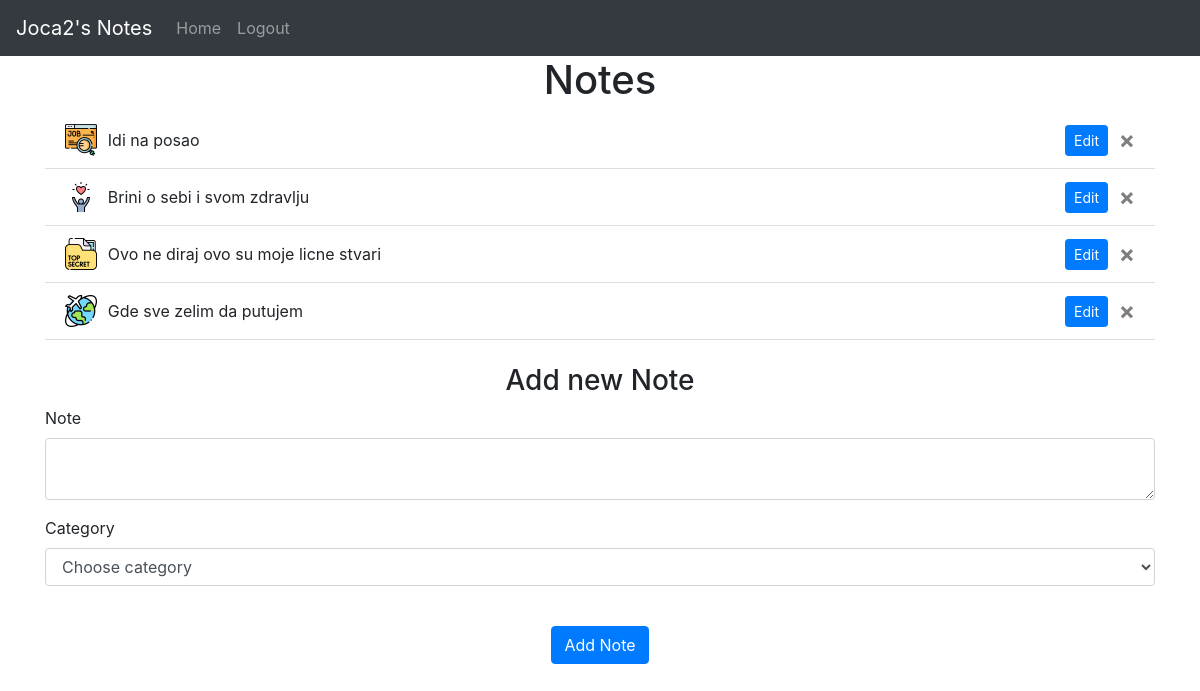
Page / (signed in) on the earlier database version.
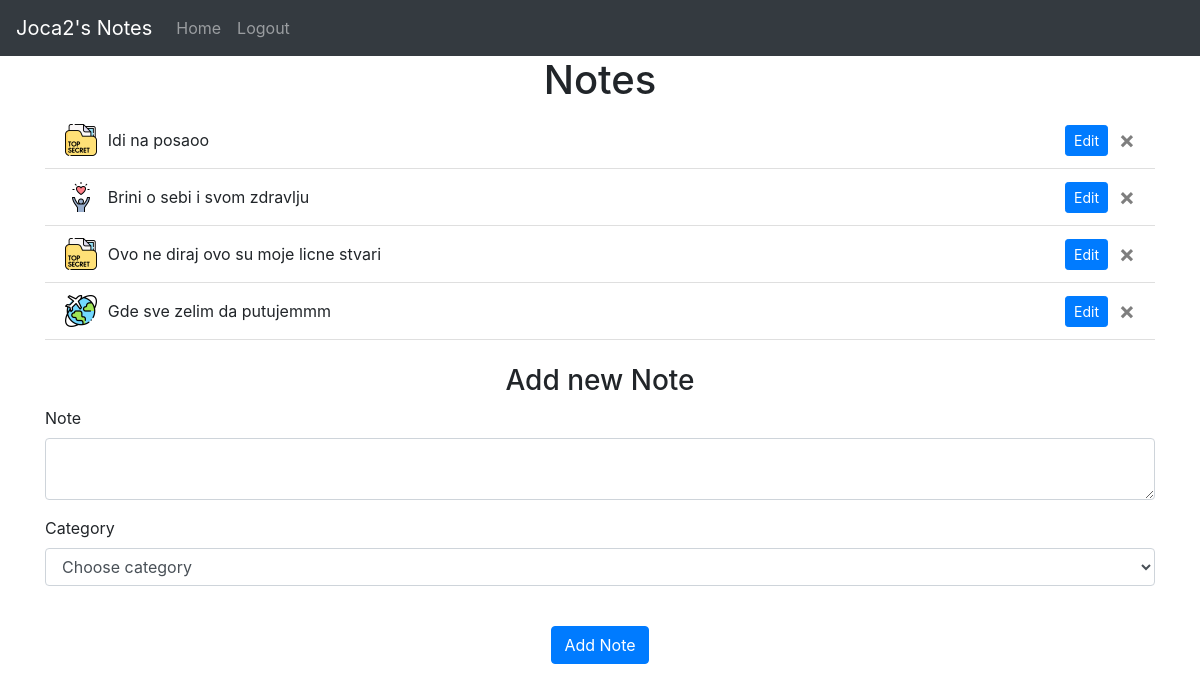
Same page on the later database version.
### webiste/models.py (models this page shows)
class User(db.Model, UserMixin):
    id = db.Column(db.Integer, primary_key=True)
    email = db.Column(db.String(150), unique=True)
    password = db.Column(db.String(150))
    first_name = db.Column(db.String(150))
    notes = db.relationship('Note')

class Note(db.Model):
    id = db.Column(db.Integer, primary_key=True)
    data = db.Column(db.String(10000))
    isDone=db.Column(db.Boolean)
    category_id=db.Column(db.Integer,db.ForeignKey('category.id'))
    date = db.Column(db.DateTime(timezone=True), default=func.now())
    user_id = db.Column(db.Integer, db.ForeignKey('user.id'))

### webiste/views.py (the view, shortened to what this page needs)
@views.route('/', methods=['GET', 'POST'])
@login_required
def home():
    categories = Category.query.all()  # Query categories again
    return render_template("home.html", user=current_user, categories=categories)

### webiste/__init__.py (called while the page is built)
def create_app():
    app = Flask(__name__)
    app.config['SECRET_KEY'] = 'hjshjhdjah kjshkjdhjs'
    app.config['SQLALCHEMY_DATABASE_URI'] = f'sqlite:///{DB_NAME}'
    db.init_app(app)
    from .views import views
    from .auth import auth
    app.register_blueprint(views, url_prefix='/')
    app.register_blueprint(auth, url_prefix='/')
    from .models import User, Note
    with app.app_context():
        db.create_all()
    login_manager = LoginManager()
    login_manager.login_view = 'auth.login'
    login_manager.login_message = "You have to log in to access Home"
    login_manager.init_app(app)
    @login_manager.user_loader
    def load_user(id):
        return User.query.get(int(id))
    return app

### webiste/templates/home.html (shortened to what this page needs)
{% extends "base.html" %}
{% block content %}
<h1 align="center">Notes</h1>
<ul class="list-group list-group-flush" id="notes">
  {% for note in user.notes %}
  <li class="list-group-item">
    <div class="element-liste">
      {% if note.category_id == 4%}
      <img src="{{ url_for('static', filename='icons/job.png') }}" alt="JobIcon" class="category-icon">
      {% elif note.category_id == 3 %}
        <img src="{{ url_for('static', filename='icons/quality-of-life.png') }}" alt="LifeIcon" class="category-icon">
      {% elif note.category_id == 2 %}
        <img src="{{ url_for('static', filename='icons/top-secret.png') }}" alt="SecretIcon" class="category-icon">
      {% elif note.category_id == 1 %}
       <img src="{{ url_for('static', filename='icons/travel.png') }}" alt="TravelIcon" class="category-icon">
        {% endif %}
      <span>{{ note.data }}</span>
      <button type="button" class="btn btn-sm btn-primary edit-btn edit-dugme"  data-toggle="modal" data-target="#editModal" data-noteid="{{ note.id }}">Edit</button>
      <button type="button" class="close delete-dugme" aria-label="Close" onClick="deleteNote('{{ note.id }}')">
        <span aria-hidden="true">&times;</span>
      </button>
    </div>
  </li>
  {% endfor %}
</ul>
<br/>
<center><h3 class="AddNewNote">Add new Note</h3></center>
<form method="POST">
  <div class="form-group">
    <label for="note">Note</label>
    <textarea name="note" id="note" class="form-control"></textarea>
  </div>
  <div class="form-group">
    <label for="category">Category</label>
    <select name="category" id="category" class="form-control">
  <option value="" selected disabled>Choose category</option>
</select>
  </div>
  <br />
  <div align="center">
    <button type="submit" class="btn btn-primary">Add Note</button>
  </div>
</form>
{% endblock %}

### webiste/templates/base.html (shortened to what this page needs)
<!DOCTYPE html>
<html>
<head>
    <link rel="stylesheet" href="https://stackpath.bootstrapcdn.com/bootstrap/4.4.1/css/bootstrap.min.css" />
    <link rel="stylesheet" href="https://stackpath.bootstrapcdn.com/font-awesome/4.7.0/css/font-awesome.min.css" />
    <link rel="stylesheet" href="../static/styles.css">
</head>
<body>
  <nav class="navbar navbar-expand-lg navbar-dark bg-dark">
    <div class="navbar-brand">
        {% if user.is_authenticated %}
            {{ current_user.first_name }}'s Notes
        {% endif %}
    </div>
    <div class="collapse navbar-collapse" id="navbar">
        <div class="navbar-nav">
            {% if user.is_authenticated %}
                <a class="nav-item nav-link" id="home" href="/">Home</a>
                <a class="nav-item nav-link" id="logout" href="/logout">Logout</a>
            {% else %}
                <a class="nav-item nav-link" id="login" href="/login">Login</a>
                <a class="nav-item nav-link" id="signUp" href="/sign-up">Sign Up</a>
            {% endif %}
        </div>
    </div>
</nav>
<div class="container">{% block content %} {% endblock %}</div>
</body>
</html>

### webiste/static/styles.css (style rules this page uses)
.element-liste { display: flex; flex-direction: row; align-items: center; }
.element-liste span { margin-right: auto; }
.edit-dugme { margin-right: 1%; }
.category-icon { height: 3%; width: 3%; margin-right: 1%; }

Differences in the rows shown:
changed Note: category_id: picture added; data "Idi na posao" → "Idi na posaoo"; category_id: picture removed
changed Note: data "Gde sve zelim da putujem" → "Gde sve zelim da putujemmm"
